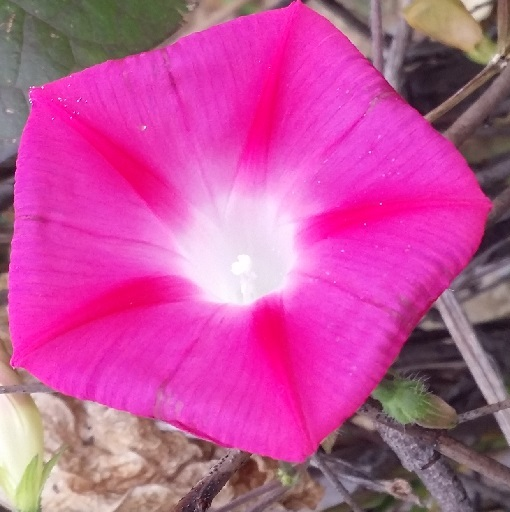
#> input picture data/flower.jpg, 510 x 512 px, found by its file name
$ jupyter execute '7. K-means segmentation.ipynb'
#> lines starting #> are read from the running program, lines starting #| are printed output that depends on the picture; long printed decimals are rounded
[cell 1]
import cv2
import numpy as np
import matplotlib.pyplot as plt

[cell 2]
#1
##src = cv2.imread('./data/hand_paper.jpg')
src = cv2.imread('./data/flower.jpg')
#> src is the input picture: shape (512, 510, 3); mean B, G, R 154.9, 82, 193.8
data = src.reshape((-1,3)).astype(np.float32)
hsv = cv2.cvtColor(src, cv2.COLOR_BGR2HSV)
#> hsv: shape (512, 510, 3); mean H, S, V 130, 136.5, 194.4

[cell 3]
#2
K = 5
term_crit=(cv2.TERM_CRITERIA_EPS+cv2.TERM_CRITERIA_MAX_ITER, 10, 1.0)
ret, labels, centers = cv2.kmeans(data, K, None, term_crit, 5, cv2.KMEANS_RANDOM_CENTERS)
#> ret = 292437322.5; centers = [[222.9, 199.6, 238.7], [151.1, 21.99, 233.7], [195.4, 61.8, 238.7], [128.5, 132.6, 156.8], [67.57, 66.98, 82.99]]
print('centers.shape=', centers.shape)
#| centers.shape= (5, 3)
print('labels.shape=', labels.shape)
#| labels.shape= (261120, 1)
print('ret=', ret)
#| ret= 292437322.541

[cell 4]
#3
centers = np.uint8(centers)
#> centers = [[222, 199, 238], [151, 21, 233], [195, 61, 238], [128, 132, 156], [67, 66, 82]]
res   = centers[labels.flatten()]
dst  = res.reshape(src.shape)
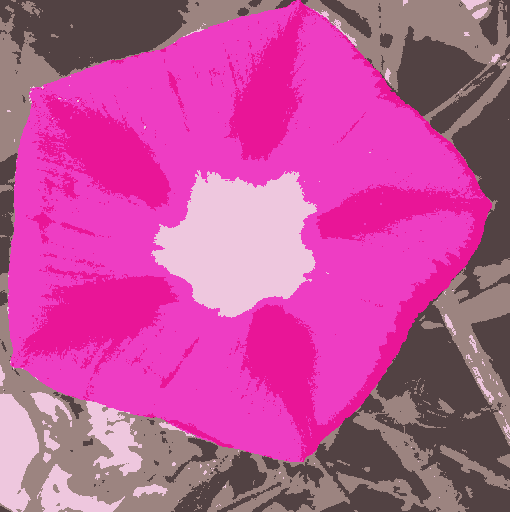
#> dst: shape (512, 510, 3); mean B, G, R 154.5, 81.2, 193
dstrgb = cv2.cvtColor(dst, cv2.COLOR_BGR2RGB)

plt.figure(figsize=(5, 5))
plt.axis('off')
plt.imshow(dstrgb)
